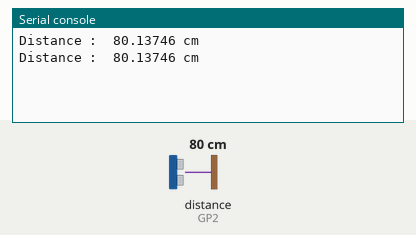
Simulated run of this program. Board: Raspberry Pi Pico running MicroPython. Shown: the last lines printed to the serial console. The inputs (shaded band) are chosen by the test bench; at power-on: distance to the obstacle (sensor on GP2) 80 cm. The echo pulse lasts 58.3 µs per cm; library files of the repository ran but are not shown: hcsr04.py.

Above: at 1.2 s.
1.3 s: distance to the obstacle (sensor on GP2) set to 2 cm
At 2.6 s:
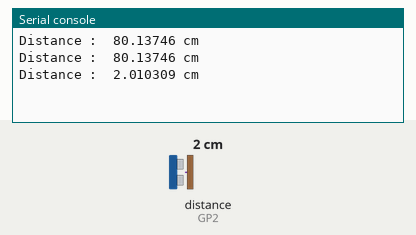
2.8 s: distance to the obstacle (sensor on GP2) set to 4 cm
At 3.8 s:
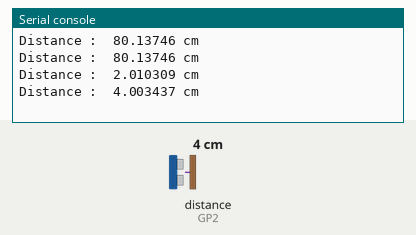
Timing chart, 0 to 5.8 s (numbered marks = the images above; inputs shaded):
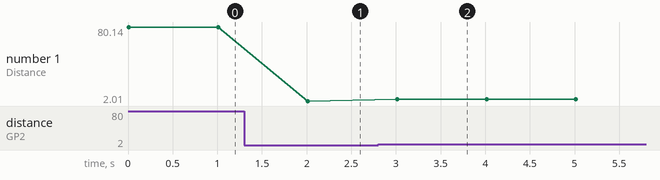

The program:

Ultrasonic_HCSR04_Maker_Port.py
```python
"""
DESCRIPTION:
This example code will uses: Robo Pico and Raspberry Pi Pico / Pico W
to read distance from Ultrasonic Sensor HC-SR04P using MicroPython

CONNECTION:
Robo Pico Maker Port : HC-SR04P
GP2                 - Echo
GP3                 - Trig

AUTHOR  : Cytron Technologies Sdn Bhd
WEBSITE  : www.cytron.io
EMAIL    : support@cytron.io
"""
#Import necessary libraries
import time
from hcsr04 import HCSR04

#Define pin GP3 and GP2 used on the board
sonar = HCSR04(trigger_pin=3, echo_pin=2, echo_timeout_us=10000)

while True:
    Distance = sonar.distance_cm()
    print('Distance : ', Distance, 'cm')
    time.sleep(1)
```

Measured:
- after the input at 1.3 s, the serial console: prints a new line after 0.71 s (image 1)
- after the input at 2.8 s, the serial console: prints a new line after 0.21 s (image 2)
- plotted number 1: 80.14 → 2.01 after the input at 1.3 s, 2.01 → 4 after the input at 2.8 s
